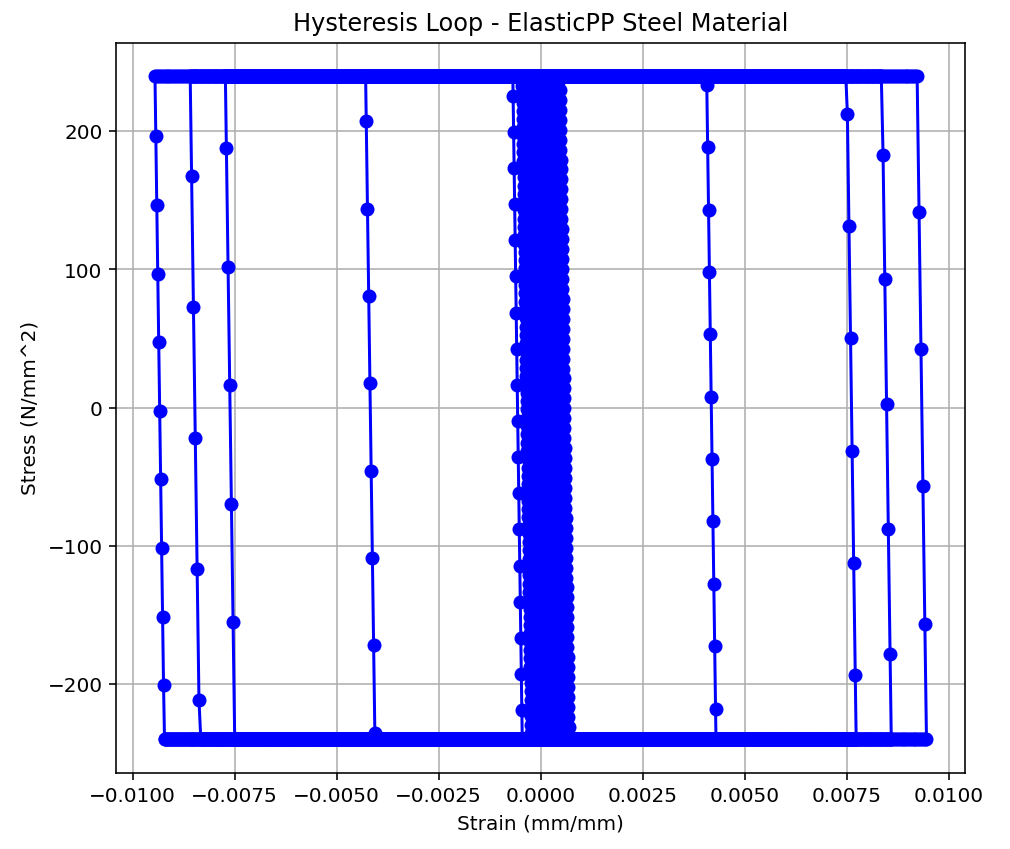

Reproduce this figure in Python.
#**************************************************************
#                    >> IN THE NAME OF ALLAH << 
#  HYSTERETIC BEHAVIOR OF STEEL MATERIAL USING OPENSEES     
#  Cyclic Displacement-Controlled Analysis
#  THIS PROGRAM WRITTEN BY SALAR DELAVAR GHASHGHAEI (QASHQAI)
#**************************************************************

import openseespy.opensees as ops
import numpy as np
import matplotlib.pyplot as plt

#%% ------------------------------------------------------------
# 1. INITIALIZE MODEL
ops.wipe()
ops.model('Basic', '-ndm', 1, '-ndf', 1)

#%% ------------------------------------------------------------
# 2. MATERIAL PROPERTIES (STEEL - ElasticPP)
Es = 210e4        # [N/mm^2] Young's modulus
fy = 240          # [N/mm^2] Yield stress
ey = fy / Es      # [mm/mm] Yield strain
fu = 1.1818 * fy  # [N/mm^2] Ultimate stress
esu = ey * 75.2   # [mm/mm] Ultimate strain
Esh = (fu-fy)/(esu-ey)
b = Esh/Es      # strain hardening ratio


matTag = 1

# Definition of Steel01 material
ops.uniaxialMaterial('ElasticPP', matTag, Es, ey, -ey, 0.01*ey)
# INFO LINK: https://opensees.berkeley.edu/wiki/index.php/Elastic-Perfectly_Plastic_Material
#%% ------------------------------------------------------------
# 3. MODEL GEOMETRY (ZERO-LENGTH ELEMENT)
ops.node(1, 0.0)
ops.node(2, 0.0)

ops.fix(1, 1)   # Fixed node
ops.fix(2, 0)   # Free node

ops.element('zeroLength', 1, 1, 2, '-mat', matTag, '-dir', 1)

#%% ------------------------------------------------------------
# 4. CYCLIC STRAIN PROTOCOL

# Key strain points (same logic as your protocol)
key_disp = np.array([
     0.0,
     0.1*ey,   -0.1*ey,
     0.5*ey,   -0.5*ey,
     0.8*ey,   -0.8*ey,
     ey,       -ey,
     1.5*ey,   -1.5*ey,
     2*ey,     -2*ey,
     4*ey,     -4*ey,
     6*ey,     -6*ey,
     0.5*esu,  -0.5*esu,
     0.9*esu,  -0.9*esu,
     1.0*esu,  -1.0*esu,
     1.1*esu,  -1.1*esu,
     0.0
])

#%% ------------------------------------------------------------
# Generate 1000-point strain protocol
n_points = 10000
disp_protocol = np.interp(
    np.linspace(0, len(key_disp) - 1, n_points),
    np.arange(len(key_disp)),
    key_disp
)


#%% ------------------------------------------------------------
# 5. ANALYSIS SETUP
ops.timeSeries('Linear', 1)
ops.pattern('Plain', 1, 1)
ops.load(2, 1.0)

ops.system('BandGeneral')
ops.numberer('Plain')
ops.constraints('Plain')
ops.algorithm('Newton')
ops.analysis('Static')

#%% ------------------------------------------------------------
# 6. RUN ANALYSIS & RECORD RESPONSE
disp = []
force = []

for target_disp in disp_protocol:
    current_disp = ops.nodeDisp(2, 1)
    dU = target_disp - current_disp

    ops.integrator('DisplacementControl', 2, 1, dU)
    ops.analyze(1)

    disp.append(ops.nodeDisp(2, 1))
    force.append(ops.eleForce(1)[0])

#%% ------------------------------------------------------------
# 7. PLOT HYSTERESIS LOOP
plt.figure(figsize=(7, 6))
plt.plot(disp, force, '-bo', linewidth=1.5)
plt.xlabel('Strain (mm/mm)')
plt.ylabel('Stress (N/mm^2)')
plt.title('Hysteresis Loop - ElasticPP Steel Material')
plt.grid(True)
plt.tight_layout()
plt.show()
